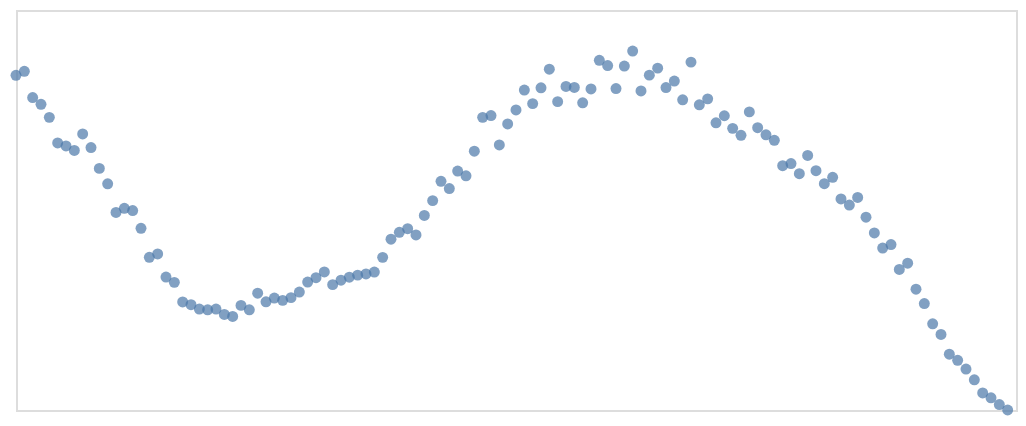

Source (notebook cell):
### Code cell
plot(0, "point", "data")

### Figure 1 — Vega-Lite specification as saved in the notebook (floating-point values rounded to 4 significant figures)
{"config": {"view": {"continuousWidth": 300, "continuousHeight": 300}}, "data": {"name": "data-6446ff641e07f35692d91faa822f93ae"}, "mark": {"type": "point", "filled": true}, "encoding": {"x": {"axis": null, "field": "x", "type": "quantitative"}, "y": {"axis": null, "field": "y", "scale": {"domain": [0, 1]}, "type": "quantitative"}}, "height": 200, "width": 500, "$schema": "https://vega.github.io/schema/vega-lite/v6.1.0.json", "datasets": {"data-6446ff641e07f35692d91faa822f93ae": [{"x": 0, "y": 0.8367}, {"x": 1, "y": 0.8467}, {"x": 2, "y": 0.7812}, {"x": 3, "y": 0.7643}, {"x": 4, "y": 0.7316}, {"x": 5, "y": 0.6676}, {"x": 6, "y": 0.6601}, {"x": 7, "y": 0.6488}, {"x": 8, "y": 0.6902}, {"x": 9, "y": 0.656}, {"x": 10, "y": 0.604}, {"x": 11, "y": 0.5655}, {"x": 12, "y": 0.4938}, {"x": 13, "y": 0.5042}, {"x": 14, "y": 0.4987}, {"x": 15, "y": 0.4542}, {"x": 16, "y": 0.3819}, {"x": 17, "y": 0.3901}, {"x": 18, "y": 0.3324}, {"x": 19, "y": 0.3191}, {"x": 20, "y": 0.2702}, {"x": 21, "y": 0.2634}, {"x": 22, "y": 0.2523}, {"x": 23, "y": 0.2506}, {"x": 24, "y": 0.2524}, {"x": 25, "y": 0.2389}, {"x": 26, "y": 0.2339}, {"x": 27, "y": 0.2615}, {"x": 28, "y": 0.2506}, {"x": 29, "y": 0.292}, {"x": 30, "y": 0.2706}, {"x": 31, "y": 0.28}, {"x": 32, "y": 0.2741}, {"x": 33, "y": 0.2809}, {"x": 34, "y": 0.2949}, {"x": 35, "y": 0.3198}, {"x": 36, "y": 0.3307}, {"x": 37, "y": 0.3451}, {"x": 38, "y": 0.3134}, {"x": 39, "y": 0.3246}, {"x": 40, "y": 0.332}, {"x": 41, "y": 0.3372}, {"x": 42, "y": 0.3402}, {"x": 43, "y": 0.3449}, {"x": 44, "y": 0.3816}, {"x": 45, "y": 0.427}, {"x": 46, "y": 0.4443}, {"x": 47, "y": 0.4534}, {"x": 48, "y": 0.4377}, {"x": 49, "y": 0.4864}, {"x": 50, "y": 0.5234}, {"x": 51, "y": 0.5717}, {"x": 52, "y": 0.5537}, {"x": 53, "y": 0.5973}, {"x": 54, "y": 0.5856}, {"x": 55, "y": 0.647}, {"x": 56, "y": 0.7316}, {"x": 57, "y": 0.7362}, {"x": 58, "y": 0.6628}, {"x": 59, "y": 0.7152}, {"x": 60, "y": 0.7501}, {"x": 61, "y": 0.7998}, {"x": 62, "y": 0.766}, {"x": 63, "y": 0.8056}, {"x": 64, "y": 0.8521}, {"x": 65, "y": 0.7709}, {"x": 66, "y": 0.8088}, {"x": 67, "y": 0.8065}, {"x": 68, "y": 0.7679}, {"x": 69, "y": 0.8027}, {"x": 70, "y": 0.8741}, {"x": 71, "y": 0.8611}, {"x": 72, "y": 0.8036}, {"x": 73, "y": 0.8598}, {"x": 74, "y": 0.8974}, {"x": 75, "y": 0.7976}, {"x": 76, "y": 0.8372}, {"x": 77, "y": 0.8547}, {"x": 78, "y": 0.8062}, {"x": 79, "y": 0.8224}, {"x": 80, "y": 0.7755}, {"x": 81, "y": 0.8697}, {"x": 82, "y": 0.763}, {"x": 83, "y": 0.7778}, {"x": 84, "y": 0.7179}, {"x": 85, "y": 0.7356}, {"x": 86, "y": 0.7041}, {"x": 87, "y": 0.6867}, {"x": 88, "y": 0.7453}, {"x": 89, "y": 0.7056}, {"x": 90, "y": 0.688}, {"x": 91, "y": 0.6743}, {"x": 92, "y": 0.6108}, {"x": 93, "y": 0.6162}, {"x": 94, "y": 0.5908}, {"x": 95, "y": 0.6363}, {"x": 96, "y": 0.5983}, {"x": 97, "y": 0.5658}, {"x": 98, "y": 0.5816}, {"x": 99, "y": 0.5276}, {"x": 100, "y": 0.5123}, {"x": 101, "y": 0.5314}, {"x": 102, "y": 0.482}, {"x": 103, "y": 0.4427}, {"x": 104, "y": 0.4049}, {"x": 105, "y": 0.4136}, {"x": 106, "y": 0.3515}, {"x": 107, "y": 0.367}, {"x": 108, "y": 0.302}, {"x": 109, "y": 0.2662}, {"x": 110, "y": 0.2156}, {"x": 111, "y": 0.189}, {"x": 112, "y": 0.1396}, {"x": 113, "y": 0.1242}, {"x": 114, "y": 0.1024}, {"x": 115, "y": 0.07548}, {"x": 116, "y": 0.04275}, {"x": 117, "y": 0.03054}, {"x": 118, "y": 0.01365}, {"x": 119, "y": 0.0}]}}
